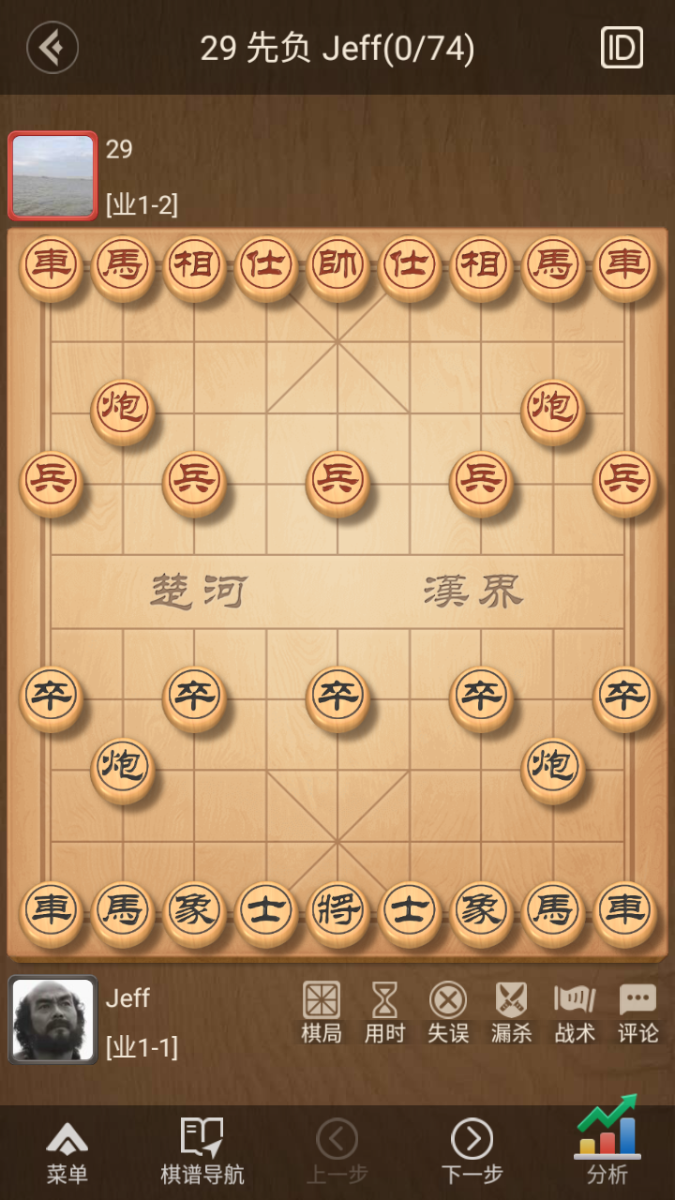
#> input picture 2026-11-17/xiangqi-move-logic/work/inspect/Screenshot_20261117-103346.png, 675 x 1200 px, found by its file name
$ python fixed_grid.py
#> lines starting #> are read from the running program, lines starting #| are printed output that depends on the picture; after the words box and inside, x2 and y2 are one past the last pixel; in counts of white or black regions, pixels touching at a corner belong together
"""更聪明的网格找法：先从横线算出 cell_h，再用 cell_h 约束找竖线（cell_w ≈ cell_h）。"""

import os
import cv2
import numpy as np

IMG = r"g:\chessCn\images\Screenshot_20261117-103346.png"
OUT = r"g:\chessCn\2026-11-17\xiangqi-move-logic\work\inspect"
os.makedirs(OUT, exist_ok=True)

ROI = (0, 101, 720, 1264)


def local_minima(arr, min_gap=15):
    n = len(arr)
    peaks = [0]
    for i in range(1, n - 1):
        if arr[i] < arr[i - 1] and arr[i] < arr[i + 1]:
            peaks.append(i)
    peaks.append(n - 1)
    filtered = [peaks[0]]
    for p in peaks[1:]:
        if p - filtered[-1] >= min_gap:
            filtered.append(p)
        elif arr[p] < arr[filtered[-1]]:
            filtered[-1] = p
    return filtered


def pick_horizontal(gray_crop):
    """直接返回最好的 11 条横线 + cell_h 估计。"""
    h, w = gray_crop.shape
    row_proj = gray_crop.mean(axis=1)
    h_cands = local_minima(row_proj, min_gap=int(h * 0.04))
    # 穷举所有连续 11 条的窗口，选 std 最小且 median 最合理的
    best = None
    for i in range(len(h_cands) - 11 + 1):
        seq = h_cands[i:i + 11]
        gaps = np.diff(seq)
        med = np.median(gaps)
        std = np.std(gaps)
        # median 要在合理范围内（cell_h 通常 40-100）
        if not (40 <= med <= 100):
            continue
        # 比例要合理
        if abs((seq[-1] - seq[0]) - med * 10) > med * 1.5:
            continue
        score = std / med  # 相对偏差
        if best is None or score < best[0]:
            best = (score, seq, med)
    return best


def pick_vertical(gray_crop, cell_h_guess):
    """给定 cell_h 的先验，从竖线候选里挑出 10 条（cell_w ≈ cell_h_guess）。"""
    h, w = gray_crop.shape
    col_proj = gray_crop.mean(axis=0)
    v_cands = local_minima(col_proj, min_gap=max(int(cell_h_guess * 0.4), 15))

    # 贪心：从每个候选起点出发，每次选「距离 last + target_w 最近且 >= target_w*0.5」的下一个候选
    def greedy(start):
        target = cell_h_guess
        chosen = [start]
        last = start
        while len(chosen) < 10:
            next_candidates = [c for c in v_cands if c > last + target * 0.4]
            if not next_candidates:
                return None
            # 选距离 target 最近的
            next_candidates.sort(key=lambda c: abs(c - (last + target)))
            # 不能跳太远（超过 2 倍 target）
            if next_candidates[0] - last > target * 2.5:
                return None
            last = next_candidates[0]
            chosen.append(last)
        return chosen

    best = None
    for s in v_cands[:-9]:  # 起点候选
        seq = greedy(s)
        if seq is None:
            continue
        gaps = np.diff(seq)
        med = np.median(gaps)
        std = np.std(gaps)
        score = std / med + abs(med - cell_h_guess) / cell_h_guess
        if best is None or score < best[0]:
            best = (score, seq, med)
    return best


def main():
    img = cv2.imread(IMG)
#> img is the input picture: shape (1200, 675, 3); mean B, G, R 94.3, 130.8, 165.2
    x0, y0, x1, y1 = ROI
    crop = img[y0:y1, x0:x1]
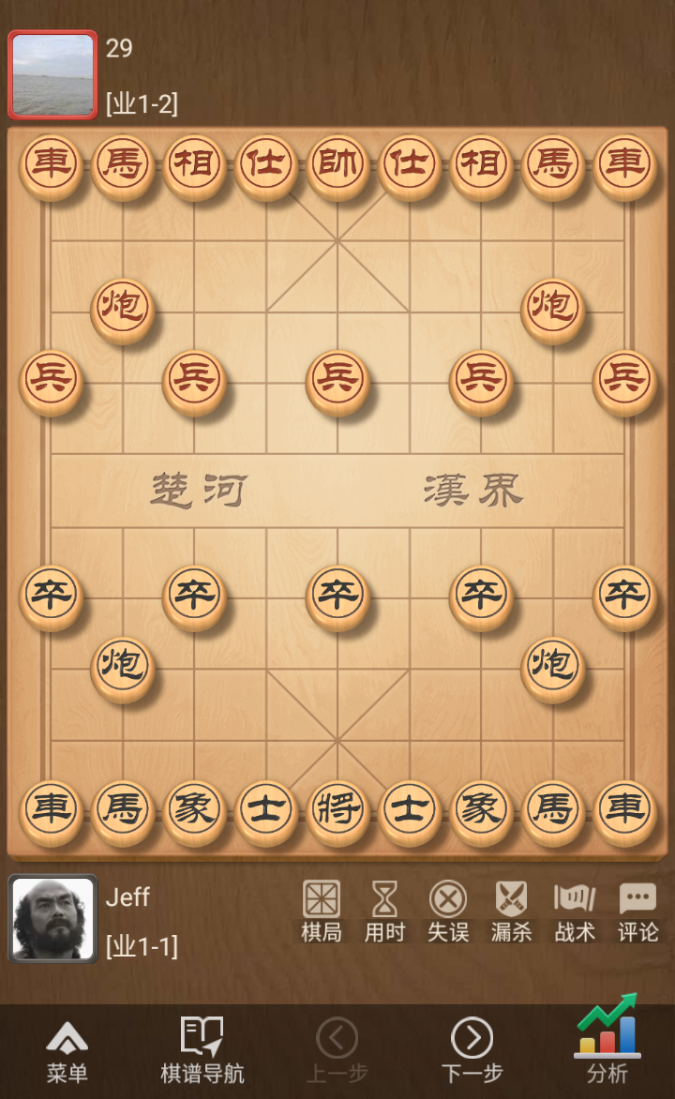
#> crop: shape (1099, 675, 3); mean B, G, R 99.9, 138.4, 174.5
    gray = cv2.cvtColor(crop, cv2.COLOR_BGR2GRAY)
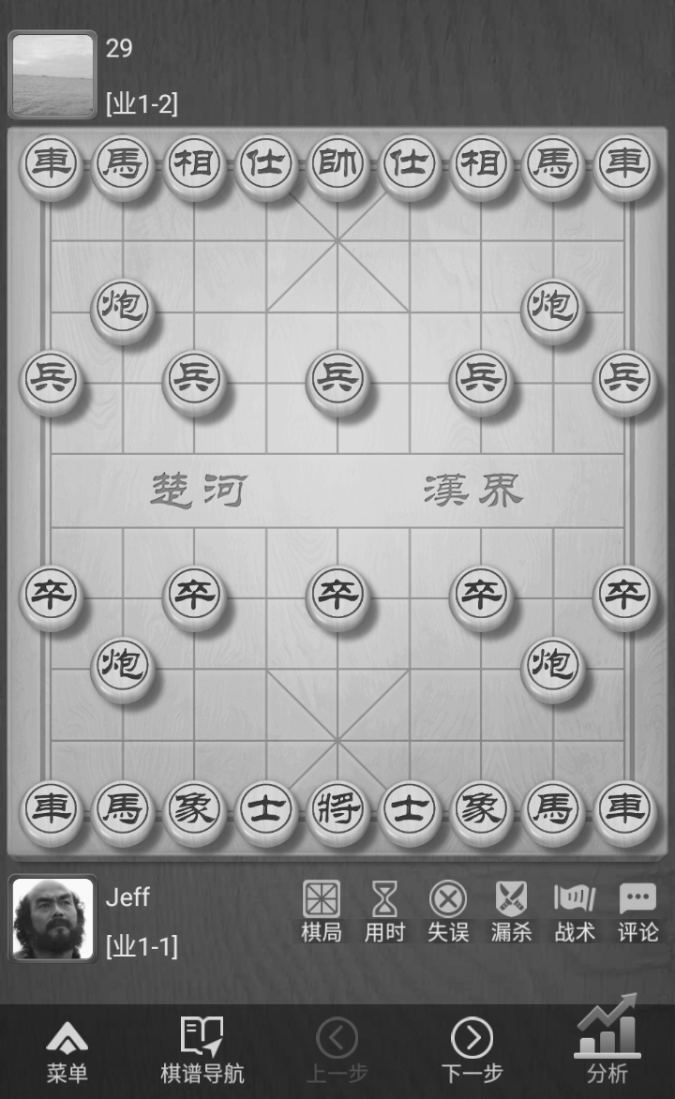
#> gray: shape (1099, 675); min 26, max 253, mean 144.8
    h, w = gray.shape

    res_h = pick_horizontal(gray)
#> in pick_horizontal, `row_proj = gray_crop.mean(axis=1)`: row_proj = 1099 values, max 204.4 at index 456, min 39.99 at index 1098, mean 144.8
#> in local_minima, `n = len(arr)`: n = 1099
#> after the loop in local_minima, `for i in range(1, n - 1):`: peaks = 145 values from 0 to 1090
#> in local_minima, `filtered = [peaks[0]]`: filtered = [0]
#> the loop in local_minima, `for p in peaks[1:]:` made 145 passes
#> p on passes 2 to 9: 12, 16, 27, 34, 44, 53, 59, 64
#> after the loop in local_minima, `for p in peaks[1:]:`: filtered = [1, 123, 170, 240, 312, 379, 453, 527, 598, 668, 740, 804, 862, 920, 1005, 1098]
#> in pick_horizontal, `h_cands = local_minima(row_proj, min_gap=int(h * 0.04))`: h_cands has the same summary as filtered in local_minima
#> the loop in pick_horizontal, `for i in range(len(h_cands) - 11 + 1):` made 6 passes
#> (seq, gaps, med, std, score) on passes 1 to 3: ([1, 123, 170, 240, 312, 379, 453, 527, 598, 668, 740], [122, 47, 70, 72, 67, 74, 74, 71, 70, 72], 71.5, 17.69, 0.247), ([123, 170, 240, 312, 379, 453, 527, 598, 668, 740, 804], [47, 70, 72, 67, 74, 74, 71, 70, 72, 64], 70.5, 7.61, 0.108), ([170, 240, 312, 379, 453, 527, 598, 668, 740, 804, 862], [70, 72, 67, 74, 74, 71, 70, 72, 64, 58], 70.5, 4.73, 0.0671)
#> res_h = (0.0671, [170, 240, 312, 379, 453, 527, 598, 668, 740, 804, 862], 70.5)
    if res_h is None:
        print("横线失败")
        return
    _, horz, cell_h = res_h
#> horz = [170, 240, 312, 379, 453, 527, 598, 668, 740, 804, 862]; cell_h = 70.5
    print(f"横线: {horz}  cell_h={cell_h:.0f}")
#| 横线: [170, 240, 312, 379, 453, 527, 598, 668, 740, 804, 862]  cell_h=70

    res_v = pick_vertical(gray, cell_h)
#> in pick_vertical, `col_proj = gray_crop.mean(axis=0)`: col_proj = 675 values, max 160.6 at index 89, min 65.38 at index 0, mean 144.8
#> the loop in local_minima (call 2), `for p in peaks[1:]:` made 95 passes
#> p on passes 1 to 8: 11, 20, 26, 41, 50, 55, 59, 69
#> in pick_vertical, `v_cands = local_minima(col_proj, min_gap=max(int(cell_h_guess * 0.4), ..`: v_cands = [0, 41, 123, 155, 194, 224, 266, 337, 370, 409, 442, 481, 512, 553, 587, 624, 672]
#> the loop in pick_vertical, `for s in v_cands[:-9]:` made 8 passes
#> (s, seq, gaps, med, std, score) on pass 2: (41, [41, 123, 194, 266, 337, 409, 481, 553, 624, 672], [82, 71, 72, 71, 72, 72, 72, 71, 48], 72, 8.48, 0.139)
#> res_v = (0.139, [41, 123, 194, 266, 337, 409, 481, 553, 624, 672], 72)
    if res_v is None:
        print("竖线失败")
        return
    _, vert, cell_w = res_v
#> vert = [41, 123, 194, 266, 337, 409, 481, 553, 624, 672]; cell_w = 72
    print(f"竖线: {vert}  cell_w={cell_w:.0f}")
#| 竖线: [41, 123, 194, 266, 337, 409, 481, 553, 624, 672]  cell_w=72

    # 画图
    vis = crop.copy()
    for y in horz:
        cv2.line(vis, (0, y), (w, y), (0, 255, 0), 2)
#> this loop made 11 passes
#> y on passes 1 to 8: 170, 240, 312, 379, 453, 527, 598, 668
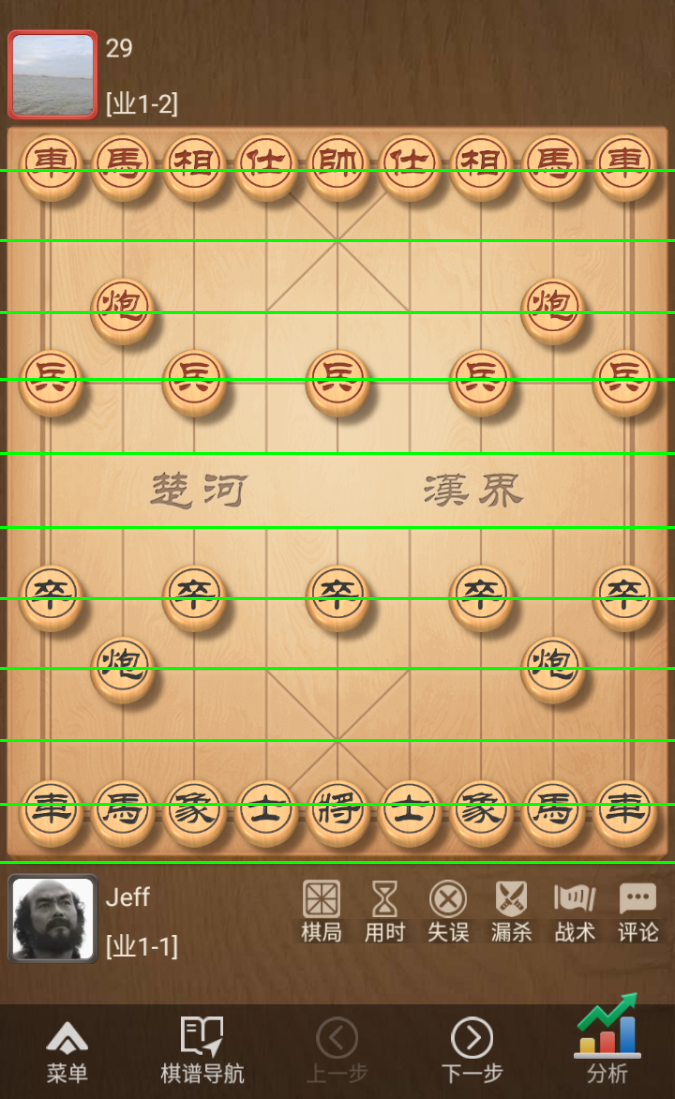
#> vis: shape (1099, 675, 3); 3% of pixels changed, all inside (x1, y1, x2, y2) = (0, 169, 675, 864)
    for x in vert:
        cv2.line(vis, (x, 0), (h, x) if False else (x, h), (255, 0, 0), 2)
#> this loop made 10 passes
#> x on passes 1 to 8: 41, 123, 194, 266, 337, 409, 481, 553
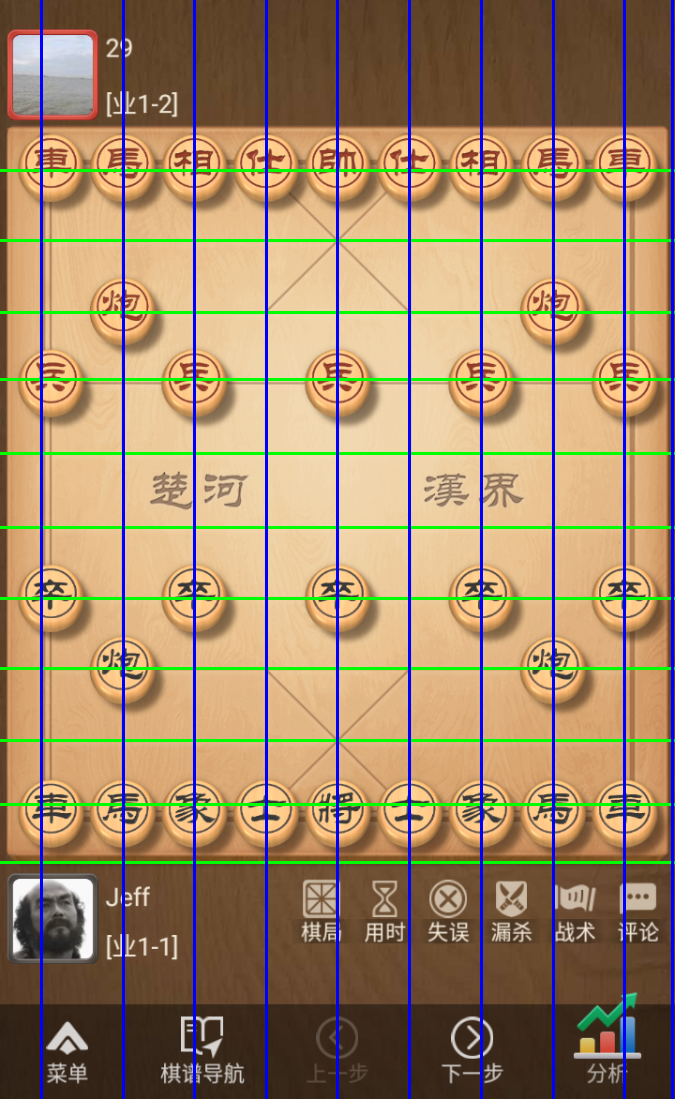
#> vis: shape (1099, 675, 3); 4.44% of pixels changed, all inside (x1, y1, x2, y2) = (40, 0, 674, 1099)
    # 画交点（90 个格子中心）
    for row in range(10):
        for col in range(9):
            cx = int(vert[col] + cell_w / 2)
            cy = int(horz[row] + cell_h / 2)
            cv2.circle(vis, (cx, cy), 6, (0, 0, 255), -1)
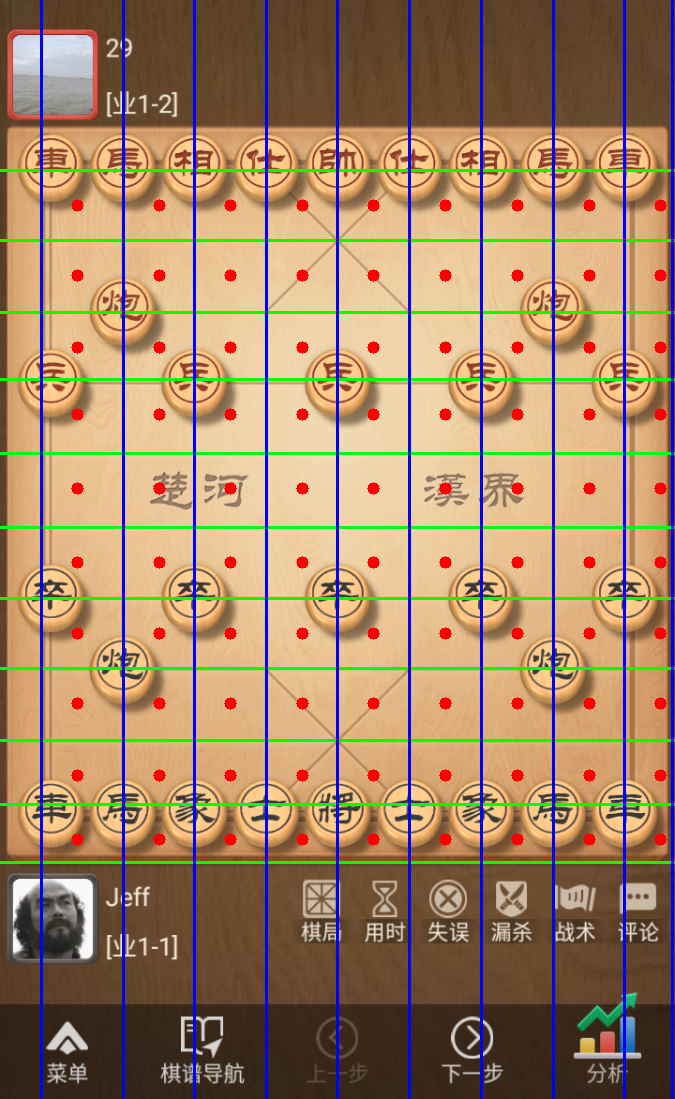
#> vis: shape (1099, 675, 3); 1.37% of pixels changed, all inside (x1, y1, x2, y2) = (71, 199, 667, 846)
    cv2.imwrite(os.path.join(OUT, "12_fixed_grid.png"), vis)


if __name__ == "__main__":
    main()

$ run again, with 2026-11-17/xiangqi-move-logic/work/inspect/Screenshot_20261117-103459.png copied over 2026-11-17/xiangqi-move-logic/work/inspect/Screenshot_20261117-103346.png
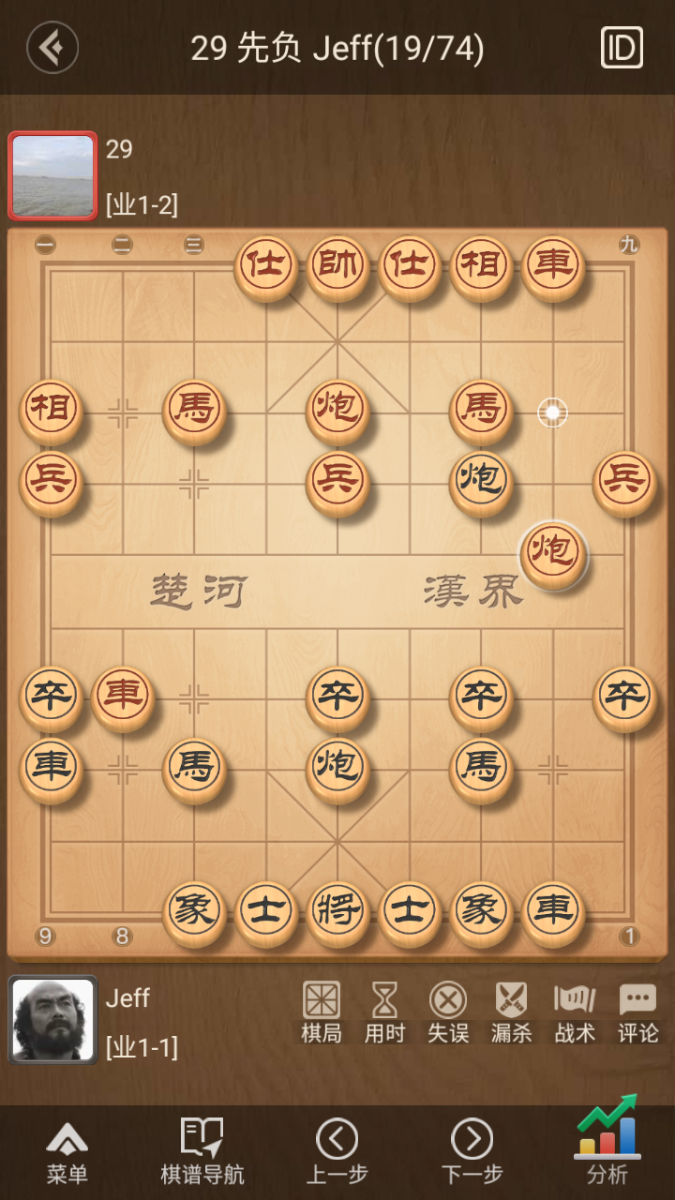
#> input picture 2026-11-17/xiangqi-move-logic/work/inspect/Screenshot_20261117-103459.png, 675 x 1200 px, found by its file name
#> in main, img is the input picture: shape (1200, 675, 3); mean B, G, R 94.3, 130.7, 165.2
#> row_proj = 1099 values, max 201.2 at index 431, min 39.99 at index 1098, mean 144.8
#> n = 1099
#> after the loop in local_minima, `for i in range(1, n - 1):`: peaks = 148 values from 0 to 1090
#> in local_minima, `filtered = [peaks[0]]`: filtered = [0]
#> the loop in local_minima, `for p in peaks[1:]:` made 148 passes
#> p on passes 2 to 9: 12, 16, 27, 34, 44, 53, 59, 64
#> after the loop in local_minima, `for p in peaks[1:]:`: filtered = [1, 123, 170, 240, 312, 383, 453, 527, 598, 669, 740, 862, 920, 1005, 1098]
#> h_cands has the same summary as filtered in local_minima
#> the loop in pick_horizontal, `for i in range(len(h_cands) - 11 + 1):` made 5 passes
#> (seq, gaps, std, score) on passes 1 to 3: ([1, 123, 170, 240, 312, 383, 453, 527, 598, 669, 740], [122, 47, 70, 72, 71, 70, 74, 71, 71, 71], 17.62, 0.248), ([123, 170, 240, 312, 383, 453, 527, 598, 669, 740, 862], [47, 70, 72, 71, 70, 74, 71, 71, 71, 122], 17.62, 0.248), ([170, 240, 312, 383, 453, 527, 598, 669, 740, 862, 920], [70, 72, 71, 70, 74, 71, 71, 71, 122, 58], 16.19, 0.228)
#> res_h = (0.228, [170, 240, 312, 383, 453, 527, 598, 669, 740, 862, 920], 71)
#> horz = [170, 240, 312, 383, 453, 527, 598, 669, 740, 862, 920]; cell_h = 71
#| 横线: [170, 240, 312, 383, 453, 527, 598, 669, 740, 862, 920]  cell_h=71
#> col_proj = 675 values, max 162.6 at index 91, min 65.38 at index 0, mean 144.8
#> the loop in local_minima (call 2), `for p in peaks[1:]:` made 99 passes
#> p on passes 1 to 8: 11, 20, 26, 32, 41, 50, 59, 69
#> v_cands = [0, 41, 123, 156, 194, 224, 266, 337, 370, 409, 481, 512, 553, 582, 633, 672]
#> the loop in pick_vertical, `for s in v_cands[:-9]:` made 7 passes
#> (gaps, med, std, score, best) on pass 1: ([41, 82, 71, 72, 71, 72, 72, 72, 80], 72, 11.07, 0.168, (0.168, [0, 41, 123, 194, 266, 337, 409, 481, 553, 633], 72))
#> res_v = (0.168, [0, 41, 123, 194, 266, 337, 409, 481, 553, 633], 72)
#> vert = [0, 41, 123, 194, 266, 337, 409, 481, 553, 633]; cell_w = 72
#| 竖线: [0, 41, 123, 194, 266, 337, 409, 481, 553, 633]  cell_w=72
#> the loop in main, `for y in horz:` made 11 passes
#> y on passes 1 to 8: 170, 240, 312, 383, 453, 527, 598, 669
#> after the loop in main, `for y in horz:`:
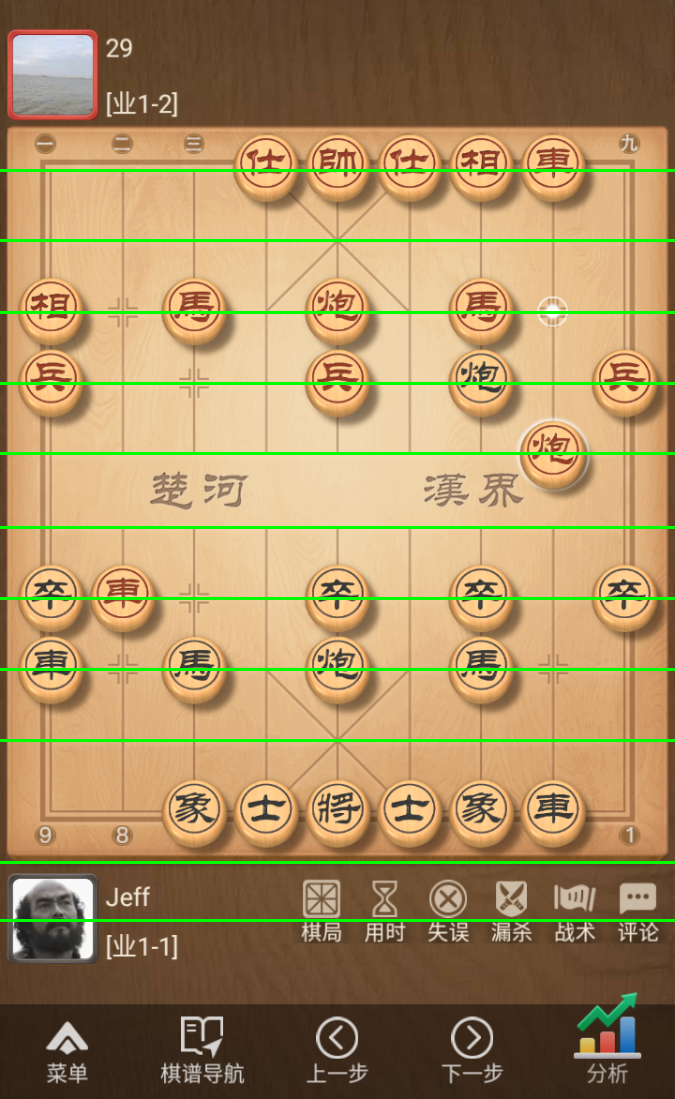
#> vis: shape (1099, 675, 3); mean B, G, R 97, 141.9, 169.3
#> the loop in main, `for x in vert:` made 10 passes
#> x on passes 2 to 9: 41, 123, 194, 266, 337, 409, 481, 553
#> after the loop in main, `for row in range(10):`:
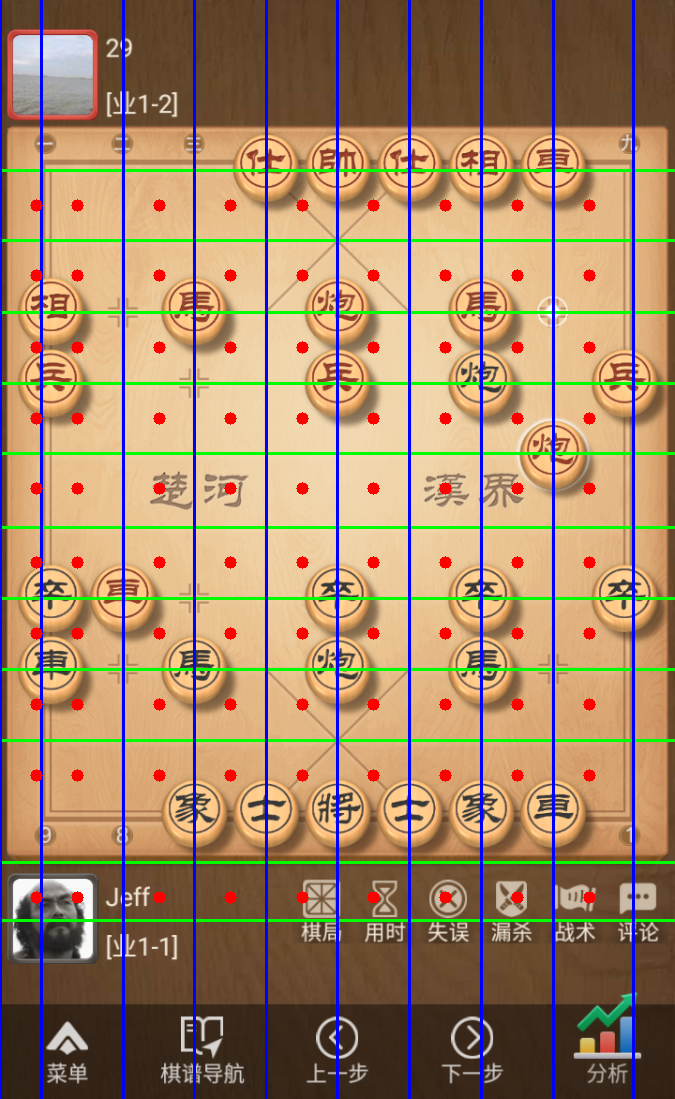
#> vis: shape (1099, 675, 3); mean B, G, R 102.5, 134.1, 163.3
